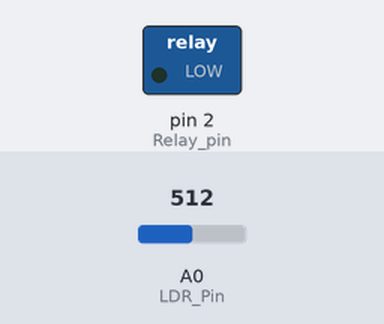
Recording of a sketch running on a simulated Arduino Uno, built with avr-gcc and run on an emulated ATmega328P. Shown: switched loads named in the sketch (green lamp = pin HIGH). The test bench sets the inputs (shaded band); at power-on: A0 (LDR_Pin) = 512.

Above: at 2.3 s.
2.4 s: A0 (LDR_Pin) set to 108
4.5 s: A0 (LDR_Pin) set to 91
At 5.3 s:
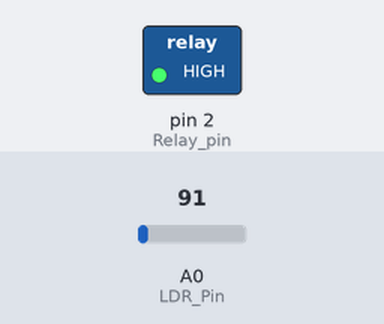
6.6 s: A0 (LDR_Pin) set to 110
At 8.7 s:
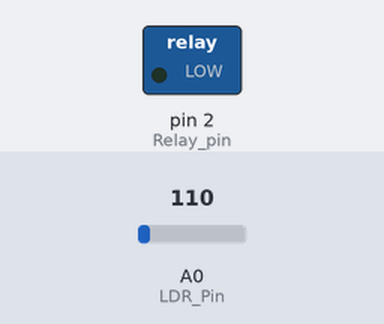
9.0 s: A0 (LDR_Pin) set to 90
At 10.0 s:
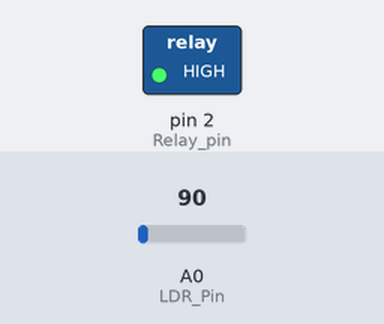
Timing chart, 0 to 12.0 s (numbered marks = the images above; inputs shaded):
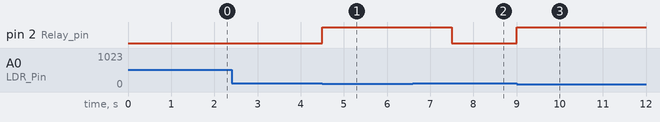

Measured:
- the behaviour switches between 100 and 99 on A0 (LDR_Pin) (found by bisection; images 0 and 1)
- after the input at 2.4 s, every drawn part: stays the same
- after the input at 4.5 s, pin 2 (Relay_pin): LOW → HIGH at once
- after the input at 6.6 s, pin 2 (Relay_pin): HIGH → LOW after 0.90 s
- after the input at 9.0 s, pin 2 (Relay_pin): LOW → HIGH at once

The sketch:

Automatic_Street_Light.ino
```cpp
//street light control using Arduino

/* Simple test of the functionality of the (LDR) photo resistor

Connect the LDR pin of Digital & Analog Breakoutboard to the pin A0 of ARDUINO.
Connect Relay pin of Digital & Analog Breakoutboard to the pin 2 of ARDUINO.
And the 5v and GND pins to +5V and ground respectively.

*/

int LDR_Pin = A0; // select the input pin for the LDR
int Relay_pin = 2; // select the pin for the RELAY
int light_value = 0; // variable to store the value coming from the sensor

void setup()
{
// declare the ledPin as an OUTPUT:
pinMode(Relay_pin, OUTPUT);
}

void loop()
{
  // read the value from the sensor:
  light_value = analogRead(LDR_Pin);

  if(light_value>=100) // SWITCH off the Relay when light level is high
  {
    digitalWrite(Relay_pin, LOW);
    delay(1000);
  }
  else// SWITCH ON the Relay when light level is LOW
  {
    digitalWrite(Relay_pin, HIGH);
    delay(1000);
  }
  delay(500);
}
```
